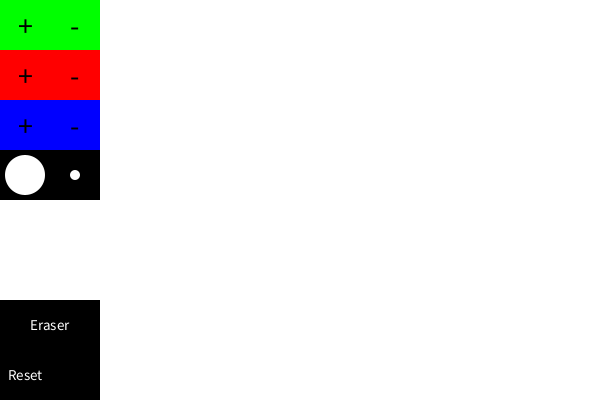
Frame 1 (no input)
Frame 60 (the mouse pressed at the canvas centre just before this capture): identical to frame 1, image omitted
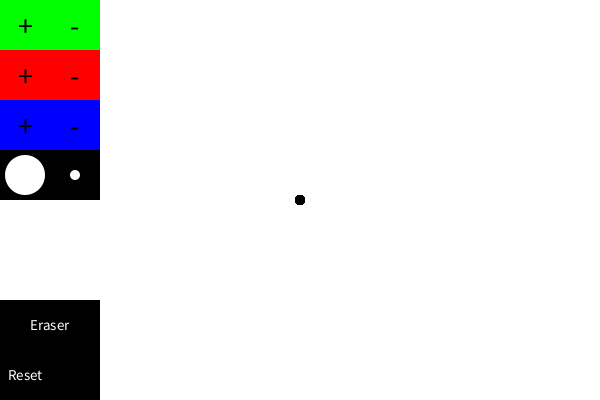
Frame 120 (the mouse held since frame 60 and released just before this capture)

The Processing sketch that drew these frames (run headless with seeded random() and noise(); from frame 60 on, the mouse is pressed at the canvas centre):

// Processing sketch: PaintClone
// ── PaintClone.pde
//finish this paint program.
//if you press more green enough times it goes back to black
//if you press the less green button when the cursor is black it should go to green
//hint modulo command %
//further hint the modulo command in processing doesn't play nice with negatives

//make buttons for blue and red
//debounce the buttons
//hint make a mousePressed method

//Pat on the back for marking your up/down buttons in a nice way.

color cursorcolor = 0;
int green = 0;
int red = 0;
int blue = 0;
int step = 10;
int size = 10;
int sizeStep = 2;
boolean interval=true;
void setup() {
  size(600, 400);
  background(255);
}



void draw() {
  noStroke();
  textSize(30);
  textAlign(CENTER,CENTER);
  //more green button
  fill(0,255,0);
  rect(0,0,50,50);
  fill(0);
  text("+",25,25);
  if (mousePressed && mouseX<50 && mouseY<50){
    green = green + step;
  }
   if (green > 255){
     green = 255;
  } 
  //less green button
  fill(0,255,0);
  rect(50,0,50,50);
  fill(0);
  text("-",75,25);
  if (mousePressed && 50<mouseX && mouseX<100 && mouseY<50){
     green = green - step;
     if (green<0){
       green=0;
     }
  }
  //more red
  fill(255,0,0);
  rect(0,50,50,50);
  fill(0);
  text("+",25,75);
  if (mousePressed && mouseX<50 && mouseY>50 && mouseY<100){
    red = red + step;
  }
  if (red > 255){
    red =255; 
  }
  //less red
  fill(255,0,0);
  rect(50,50,50,50);
  fill(0);
  text("-",75,75);
  if (mousePressed && mouseX>50 && mouseX<100 && mouseY>50 && mouseY<100){
    red = red - step;
  }
  if (red < 0){
     red = 0; 
    }
  //more blue
  fill(0,0,255);
  rect(0,100,50,50);
  fill(0);
  text("+",25,125);
  if (mousePressed && mouseX<50 && mouseY>100 && mouseY<150){
    blue = blue + step;
  }
  if (blue > 255){
     blue = 255; 
    }
  //less blue
  fill(0,0,255);
  rect(50,100,50,50);
  fill(0);
  text("-",75,125);
  if (mousePressed && mouseX>50 && mouseX< 100 && mouseY>100 && mouseY<150){
    blue = blue - step;
  }
  if (blue < 0){
     blue = 0; 
    }
  //size more
  fill(0);
  rect(0,height*3/8,50,50);
  fill(255);
  ellipse(25,height*7/16,40,40);
  if(mousePressed && mouseX<50 && mouseY> height*3/8 && mouseY< height*1/2){
    size = size + sizeStep;
  }
  if(size>100){
   size = 100; 
  }
    //size less
    fill(0);
    rect(50,height*3/8,50,50);
    fill(255);
    ellipse(75,height*7/16,10,10);
   if(mousePressed && mouseX>50 && mouseX<100 && mouseY>height*3/8 && mouseY< height*1/2){
    size = size - sizeStep; 
    }
   if(size<5){
    size = 5; 
   }
  //eraser
  textSize(15);
  fill(0);
  rect(0,height*3/4,100,50);
  fill(255);
  text("Eraser",50,height*13/16);
  if(mousePressed && mouseX<100 && mouseY>height*3/4 && mouseY<height*7/8){
   blue = 255;
   green = 255;
   red = 255;
  }
  //reset
  fill(0);
  rect(0,height*7/8,50,50);
  fill(255);
  text("Reset",25,height*15/16);
  if (mousePressed && mouseX< 50 && mouseY>height*7/8){
    blue = 0;
    green = 0;
    red = 0;
  }
  //current collor
  fill(red,green,blue);
  rect(50,height*7/8,50,50);
  
 
  cursorcolor = color(red,green,blue); 
  
  //drawing part
  noStroke();
  if (mousePressed) {
    fill(cursorcolor);
    ellipse(mouseX, mouseY, size, size);
      println(green);
  }

}
